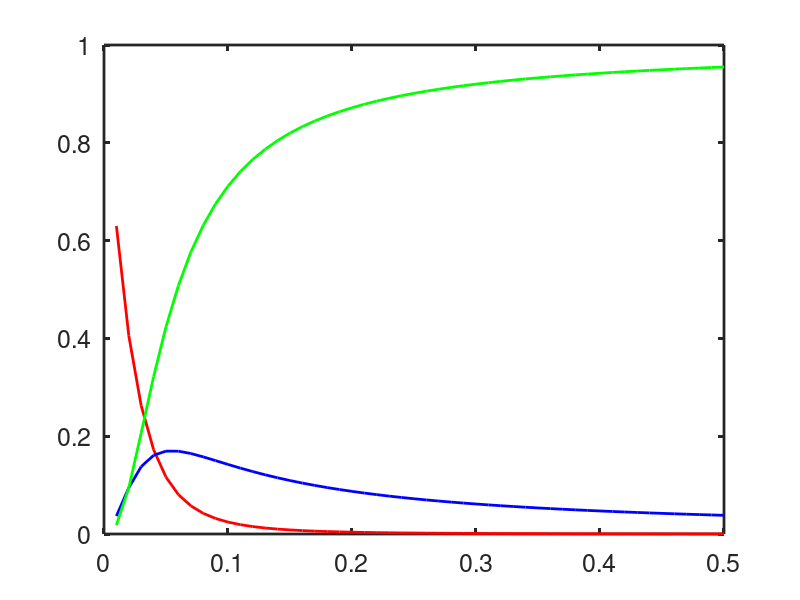

Reproduce this figure in MATLAB. (Note: this script raises an error after producing the figure.)

%  -------------------------------------------------------------------
%
%   Reponse of the RyR model of Stern to a step increase in calcium.
%
%   For Chapter 7, Section 7.4.4 of
%   Keener and Sneyd, Mathematical Physiology, 3rd Edition, Springer.
%
%   Written by James Keener and James Sneyd.
%
%  -------------------------------------------------------------------

function RyR_Stern
%%   plotting of the steady state

clear all
close all
clc
set(0,                           ...
   'defaultaxesfontsize', 18,   ...
   'defaultaxeslinewidth', 2.0, ...
   'defaultlinelinewidth', 2.0);

global k1 km1 k2 km2
k1 = 35;
km1 = 0.06;
k2 = 0.5;
km2 = 0.01;

clist = [0.01:.01:0.5];
for j=1:length(clist)
    c=clist(j);

    [Rst(j),Ost(j),Ist(j)]=ROIss(c);

end

 
figure(2)
plot(clist,Rst,'r',clist,Ost,'b',clist,Ist,'g')
 hold on

% for external plotting
% keep = fplot(Ost,[0.01 0.5]);
% writematrix([keep.XData' keep.YData'],'test1.dat')

%% numerical solutions

%clear all

init = [1,0,0];                 % Assume that c = 0 initially. Probably not very accurate.
tspan = linspace(0,1.5,100);

figure(1)
clist = [1,2,3];
for j = 1:3
    c = clist(j);
 [T,Y] = ode15s(@(t,x)rhs(t,x,c),tspan,init);
plot(T,Y(:,2))
%writematrix( [T Y(:,2)],'test3.dat')   % for external plotting
hold on
end
box off
legend('boxoff')
legend('c=1 \mu M','c=2 \mu M','c=3 \mu M')
xlabel('t (ms)')
ylabel('O')
 hold off

% calculate the steady-state and peak responses

n = 50;
cc = linspace(0.0,0.5,n);
tspan = linspace(0,50,10000);
for i = 1:n
    c = cc(i);
    [T,Y] = ode15s(@(t,x)rhs(t,x,c),tspan,init);
    peak(i) = max(Y(:,2));
end

figure(2)
plot(cc,peak,'k')
xlabel('c (\mu M)')
ylabel('O')
box off
  text(0.2,0.14,'steady response','fontsize',18)
text(0.25,0.75,'peak response','fontsize',18)

% for external plotting
% writematrix([cc',peak'],'test2.dat')

end % of main

%%
function out = rhs(t,x,c)
global k1 km1 k2 km2
R = x(1);
O = x(2);
I = x(3);
RI = 1 - R - O - I;

 out(1) = km1*O + km2*RI - R*(k1*c*c + k2*c);
out(2) = km2*I + k1*c*c*R - O*(k2*c + km1);
out(3) = k2*c*O + k1*c*c*RI - I*(km2 + km1);
out = out';

end


function[Rst,Ost,Ist]= ROIss(c)
global k1 km1 k2 km2
 
 % matrix equation
 A  =[[- km2-(k1*c*c + k2*c),km1- km2,- km2];[k1*c*c ,-(k2*c + km1),km2 ] ;[- k1*c*c,- k1*c*c+k2*c ,-(km2 + km1)- k1*c*c]]; 



Rhs = -[km2;0;  k1*c*c];

R =A\Rhs;
Rst=R(1);
Ost=R(2);
Ist=R(3);
end
